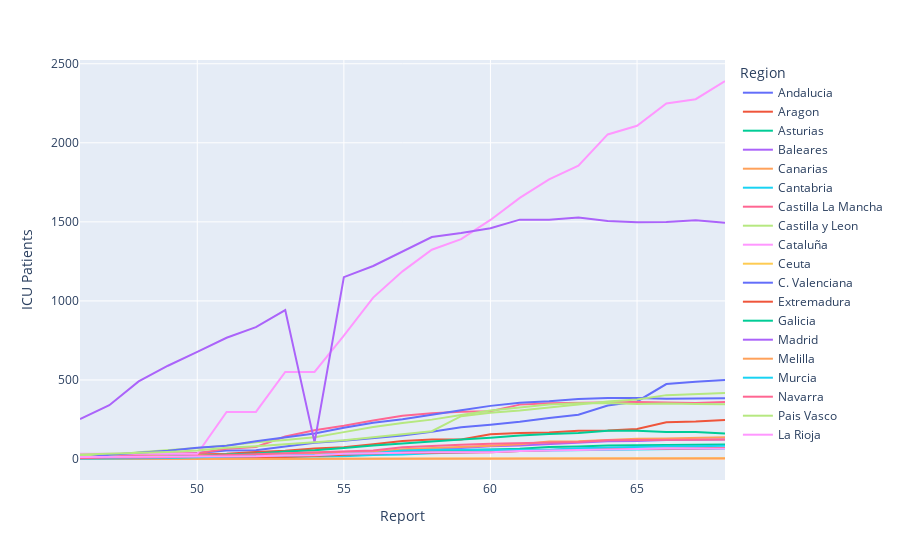

Here is the notebook cell this chart was saved with:
### Markdown cell above
#### ICU Patients per Region

### Code cell
# plotly express: fig_ccaa_icu
fig_ccaa_icu = px.line(df_ccaa.query("Report>=46"), x="Report", y="ICU Patients", color="Region")
fig_ccaa_icu.show()

### Figure 1 — Plotly figure (JSON) as saved in the notebook; plotly's stock layout.template omitted (floating-point values rounded to 4 significant figures)
{"data": [{"hoverlabel": {"namelength": 0}, "hovertemplate": "Region=Andalucia<br>Report=%{x}<br>ICU Patients=%{y}", "legendgroup": "Andalucia", "line": {"color": "#636efa", "dash": "solid"}, "mode": "lines", "name": "Andalucia", "showlegend": true, "type": "scatter", "x": [46, 47, 48, 49, 50, 51, 52, 53, 54, 55, 56, 57, 58, 59, 60, 61, 62, 63, 64, 65, 66, 67, 68], "xaxis": "x", "y": [11, 13, 21, 25, 38, 53, 55, 77, 102, 116, 134, 148, 172, 201, 216, 235, 260, 280, 338, 364, 474, 489, 499], "yaxis": "y"}, {"hoverlabel": {"namelength": 0}, "hovertemplate": "Region=Aragon<br>Report=%{x}<br>ICU Patients=%{y}", "legendgroup": "Aragon", "line": {"color": "#EF553B", "dash": "solid"}, "mode": "lines", "name": "Aragon", "showlegend": true, "type": "scatter", "x": [46, 47, 48, 49, 50, 51, 52, 53, 54, 55, 56, 57, 58, 59, 60, 61, 62, 63, 64, 65, 66, 67, 68], "xaxis": "x", "y": [7, 9, 9, 14, 28, 33, 45, 52, 66, 75, 93, 114, 124, 124, 156, 165, 168, 178, 180, 190, 233, 237, 247], "yaxis": "y"}, {"hoverlabel": {"namelength": 0}, "hovertemplate": "Region=Asturias<br>Report=%{x}<br>ICU Patients=%{y}", "legendgroup": "Asturias", "line": {"color": "#00cc96", "dash": "solid"}, "mode": "lines", "name": "Asturias", "showlegend": true, "type": "scatter", "x": [46, 47, 48, 49, 50, 51, 52, 53, 54, 55, 56, 57, 58, 59, 60, 61, 62, 63, 64, 65, 66, 67, 68], "xaxis": "x", "y": [3, 5, 5, 6, 7, 12, 15, 22, 23, 29, 34, 47, 50, 57, 60, 65, 76, 79, 86, 87, 90, 90, 91], "yaxis": "y"}, {"hoverlabel": {"namelength": 0}, "hovertemplate": "Region=Baleares<br>Report=%{x}<br>ICU Patients=%{y}", "legendgroup": "Baleares", "line": {"color": "#ab63fa", "dash": "solid"}, "mode": "lines", "name": "Baleares", "showlegend": true, "type": "scatter", "x": [46, 47, 48, 49, 50, 51, 52, 53, 54, 55, 56, 57, 58, 59, 60, 61, 62, 63, 64, 65, 66, 67, 68], "xaxis": "x", "y": [4, 4, 4, 7, 10, 14, 14, 27, 35, 40, 43, 46, 59, 71, 80, 85, 95, 105, 112, 114, 120, 121, 124], "yaxis": "y"}, {"hoverlabel": {"namelength": 0}, "hovertemplate": "Region=Canarias<br>Report=%{x}<br>ICU Patients=%{y}", "legendgroup": "Canarias", "line": {"color": "#FFA15A", "dash": "solid"}, "mode": "lines", "name": "Canarias", "showlegend": true, "type": "scatter", "x": [46, 47, 48, 49, 50, 51, 52, 53, 54, 55, 56, 57, 58, 59, 60, 61, 62, 63, 64, 65, 66, 67, 68], "xaxis": "x", "y": [9, 13, 17, 23, 25, 29, 32, 32, 36, 43, 45, 61, 68, 78, 84, 94, 110, 113, 120, 128, 129, 133, 137], "yaxis": "y"}, {"hoverlabel": {"namelength": 0}, "hovertemplate": "Region=Cantabria<br>Report=%{x}<br>ICU Patients=%{y}", "legendgroup": "Cantabria", "line": {"color": "#19d3f3", "dash": "solid"}, "mode": "lines", "name": "Cantabria", "showlegend": true, "type": "scatter", "x": [46, 47, 48, 49, 50, 51, 52, 53, 54, 55, 56, 57, 58, 59, 60, 61, 62, 63, 64, 65, 66, 67, 68], "xaxis": "x", "y": [2, 2, 3, 4, 7, 9, 9, 14, 16, 18, 26, 29, 37, 40, 46, 50, 54, 57, 59, 60, 62, 65, 66], "yaxis": "y"}, {"hoverlabel": {"namelength": 0}, "hovertemplate": "Region=Castilla La Mancha<br>Report=%{x}<br>ICU Patients=%{y}", "legendgroup": "Castilla La Mancha", "line": {"color": "#FF6692", "dash": "solid"}, "mode": "lines", "name": "Castilla La Mancha", "showlegend": true, "type": "scatter", "x": [46, 47, 48, 49, 50, 51, 52, 53, 54, 55, 56, 57, 58, 59, 60, 61, 62, 63, 64, 65, 66, 67, 68], "xaxis": "x", "y": [23, 23, 29, 37, 37, 65, 76, 142, 182, 210, 243, 273, 289, 299, 302, 344, 353, 355, 355, 360, 357, 354, 360], "yaxis": "y"}, {"hoverlabel": {"namelength": 0}, "hovertemplate": "Region=Castilla y Leon<br>Report=%{x}<br>ICU Patients=%{y}", "legendgroup": "Castilla y Leon", "line": {"color": "#B6E880", "dash": "solid"}, "mode": "lines", "name": "Castilla y Leon", "showlegend": true, "type": "scatter", "x": [46, 47, 48, 49, 50, 51, 52, 53, 54, 55, 56, 57, 58, 59, 60, 61, 62, 63, 64, 65, 66, 67, 68], "xaxis": "x", "y": [24, 24, 43, 54, 69, 85, 106, 120, 137, 170, 202, 228, 249, 278, 307, 325, 345, 353, 355, 348, 351, 348, 346], "yaxis": "y"}, {"hoverlabel": {"namelength": 0}, "hovertemplate": "Region=Cataluña<br>Report=%{x}<br>ICU Patients=%{y}", "legendgroup": "Cataluña", "line": {"color": "#FF97FF", "dash": "solid"}, "mode": "lines", "name": "Cataluña", "showlegend": true, "type": "scatter", "x": [46, 47, 48, 49, 50, 51, 52, 53, 54, 55, 56, 57, 58, 59, 60, 61, 62, 63, 64, 65, 66, 67, 68], "xaxis": "x", "y": [33, 33, 33, 33, 33, 298, 298, 551, 551, 781, 1021, 1187, 1324, 1391, 1512, 1652, 1769, 1855, 2053, 2108, 2249, 2276, 2391], "yaxis": "y"}, {"hoverlabel": {"namelength": 0}, "hovertemplate": "Region=Ceuta<br>Report=%{x}<br>ICU Patients=%{y}", "legendgroup": "Ceuta", "line": {"color": "#FECB52", "dash": "solid"}, "mode": "lines", "name": "Ceuta", "showlegend": true, "type": "scatter", "x": [46, 47, 48, 49, 50, 51, 52, 53, 54, 55, 56, 57, 58, 59, 60, 61, 62, 63, 64, 65, 66, 67, 68], "xaxis": "x", "y": [0, 0, 0, 0, 0, 0, 0, 0, 0, 1, 2, 2, 2, 2, 2, 3, 3, 3, 3, 4, 4, 4, 4], "yaxis": "y"}, {"hoverlabel": {"namelength": 0}, "hovertemplate": "Region=C. Valenciana<br>Report=%{x}<br>ICU Patients=%{y}", "legendgroup": "C. Valenciana", "line": {"color": "#636efa", "dash": "solid"}, "mode": "lines", "name": "C. Valenciana", "showlegend": true, "type": "scatter", "x": [46, 47, 48, 49, 50, 51, 52, 53, 54, 55, 56, 57, 58, 59, 60, 61, 62, 63, 64, 65, 66, 67, 68], "xaxis": "x", "y": [4, 27, 40, 52, 71, 84, 113, 138, 161, 198, 230, 252, 282, 309, 336, 356, 365, 379, 386, 386, 381, 384, 384], "yaxis": "y"}, {"hoverlabel": {"namelength": 0}, "hovertemplate": "Region=Extremadura<br>Report=%{x}<br>ICU Patients=%{y}", "legendgroup": "Extremadura", "line": {"color": "#EF553B", "dash": "solid"}, "mode": "lines", "name": "Extremadura", "showlegend": true, "type": "scatter", "x": [46, 47, 48, 49, 50, 51, 52, 53, 54, 55, 56, 57, 58, 59, 60, 61, 62, 63, 64, 65, 66, 67, 68], "xaxis": "x", "y": [1, 2, 3, 3, 4, 6, 8, 13, 20, 28, 34, 41, 40, 41, 43, 51, 58, 62, 64, 64, 66, 66, 70], "yaxis": "y"}, {"hoverlabel": {"namelength": 0}, "hovertemplate": "Region=Galicia<br>Report=%{x}<br>ICU Patients=%{y}", "legendgroup": "Galicia", "line": {"color": "#00cc96", "dash": "solid"}, "mode": "lines", "name": "Galicia", "showlegend": true, "type": "scatter", "x": [46, 47, 48, 49, 50, 51, 52, 53, 54, 55, 56, 57, 58, 59, 60, 61, 62, 63, 64, 65, 66, 67, 68], "xaxis": "x", "y": [9, 9, 12, 15, 19, 29, 35, 47, 55, 69, 86, 98, 112, 123, 134, 149, 158, 165, 178, 178, 170, 170, 162], "yaxis": "y"}, {"hoverlabel": {"namelength": 0}, "hovertemplate": "Region=Madrid<br>Report=%{x}<br>ICU Patients=%{y}", "legendgroup": "Madrid", "line": {"color": "#ab63fa", "dash": "solid"}, "mode": "lines", "name": "Madrid", "showlegend": true, "type": "scatter", "x": [46, 47, 48, 49, 50, 51, 52, 53, 54, 55, 56, 57, 58, 59, 60, 61, 62, 63, 64, 65, 66, 67, 68], "xaxis": "x", "y": [253, 340, 491, 590, 678, 767, 834, 942, 105, 1150, 1221, 1312, 1404, 1429, 1460, 1514, 1514, 1528, 1506, 1498, 1499, 1510, 1494], "yaxis": "y"}, {"hoverlabel": {"namelength": 0}, "hovertemplate": "Region=Melilla<br>Report=%{x}<br>ICU Patients=%{y}", "legendgroup": "Melilla", "line": {"color": "#FFA15A", "dash": "solid"}, "mode": "lines", "name": "Melilla", "showlegend": true, "type": "scatter", "x": [46, 47, 48, 49, 50, 51, 52, 53, 54, 55, 56, 57, 58, 59, 60, 61, 62, 63, 64, 65, 66, 67, 68], "xaxis": "x", "y": [0, 0, 0, 0, 1, 1, 1, 1, 1, 2, 2, 2, 2, 2, 3, 3, 3, 3, 3, 3, 3, 3, 3], "yaxis": "y"}, {"hoverlabel": {"namelength": 0}, "hovertemplate": "Region=Murcia<br>Report=%{x}<br>ICU Patients=%{y}", "legendgroup": "Murcia", "line": {"color": "#19d3f3", "dash": "solid"}, "mode": "lines", "name": "Murcia", "showlegend": true, "type": "scatter", "x": [46, 47, 48, 49, 50, 51, 52, 53, 54, 55, 56, 57, 58, 59, 60, 61, 62, 63, 64, 65, 66, 67, 68], "xaxis": "x", "y": [2, 3, 4, 6, 11, 14, 16, 23, 26, 33, 36, 53, 58, 58, 58, 59, 59, 68, 72, 79, 80, 81, 84], "yaxis": "y"}, {"hoverlabel": {"namelength": 0}, "hovertemplate": "Region=Navarra<br>Report=%{x}<br>ICU Patients=%{y}", "legendgroup": "Navarra", "line": {"color": "#FF6692", "dash": "solid"}, "mode": "lines", "name": "Navarra", "showlegend": true, "type": "scatter", "x": [46, 47, 48, 49, 50, 51, 52, 53, 54, 55, 56, 57, 58, 59, 60, 61, 62, 63, 64, 65, 66, 67, 68], "xaxis": "x", "y": [5, 10, 10, 11, 19, 25, 30, 40, 45, 51, 54, 75, 84, 90, 96, 99, 104, 108, 119, 120, 123, 124, 124], "yaxis": "y"}, {"hoverlabel": {"namelength": 0}, "hovertemplate": "Region=Pais Vasco<br>Report=%{x}<br>ICU Patients=%{y}", "legendgroup": "Pais Vasco", "line": {"color": "#B6E880", "dash": "solid"}, "mode": "lines", "name": "Pais Vasco", "showlegend": true, "type": "scatter", "x": [46, 47, 48, 49, 50, 51, 52, 53, 54, 55, 56, 57, 58, 59, 60, 61, 62, 63, 64, 65, 66, 67, 68], "xaxis": "x", "y": [29, 33, 37, 44, 53, 71, 81, 92, 106, 119, 137, 154, 176, 271, 293, 307, 324, 344, 363, 377, 404, 410, 417], "yaxis": "y"}, {"hoverlabel": {"namelength": 0}, "hovertemplate": "Region=La Rioja<br>Report=%{x}<br>ICU Patients=%{y}", "legendgroup": "La Rioja", "line": {"color": "#FF97FF", "dash": "solid"}, "mode": "lines", "name": "La Rioja", "showlegend": true, "type": "scatter", "x": [46, 47, 48, 49, 50, 51, 52, 53, 54, 55, 56, 57, 58, 59, 60, 61, 62, 63, 64, 65, 66, 67, 68], "xaxis": "x", "y": [13, 13, 13, 15, 15, 17, 17, 22, 24, 33, 36, 43, 43, 43, 43, 51, 54, 57, 64, 64, 66, 66, 66], "yaxis": "y"}], "layout": {"legend": {"title": {"text": "Region"}, "tracegroupgap": 0}, "margin": {"t": 60}, "xaxis": {"anchor": "y", "domain": [0, 1], "title": {"text": "Report"}}, "yaxis": {"anchor": "x", "domain": [0, 1], "title": {"text": "ICU Patients"}}}}
